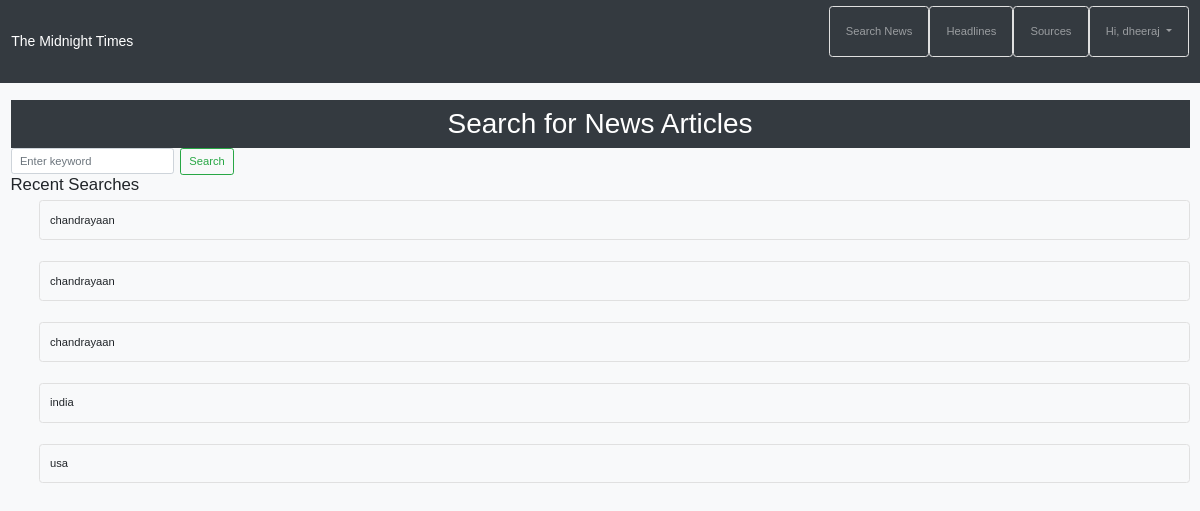
Before: /fetch-news/ (signed in) with the older database file.
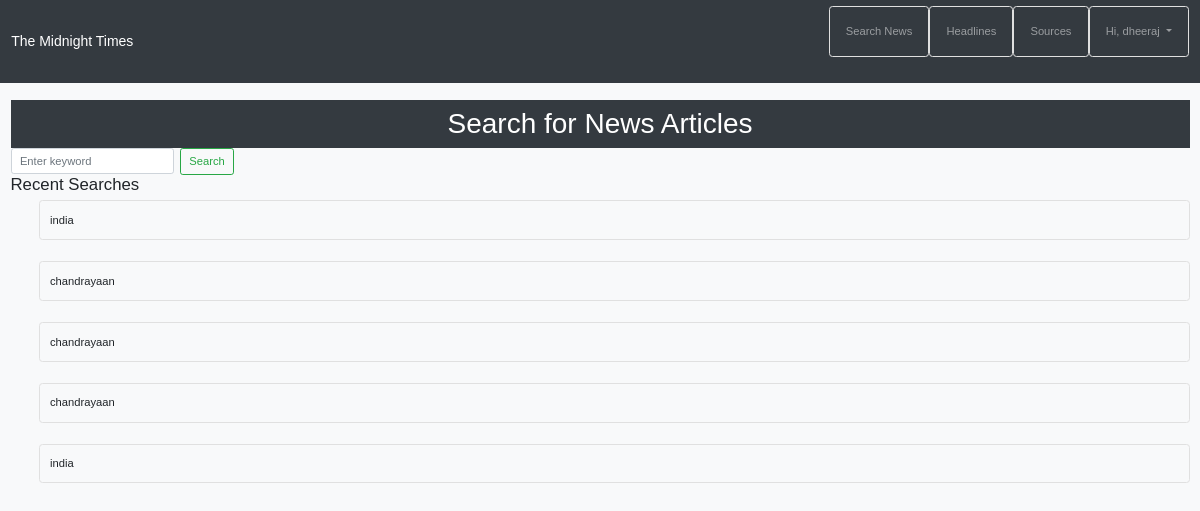
After: the same page with the newer database file.
### newsapp/models.py (models this page shows)
class UserSearch(models.Model):
    user = models.ForeignKey(User, null=True, on_delete=models.CASCADE)
    keyword = models.CharField(max_length=255)
    searched_at = models.DateTimeField(auto_now_add=True)

### newsapp/views.py (the view, shortened to what this page needs)
# urls.py: path('fetch-news/', views.fetch_news, name='fetch-news'),
@login_required(login_url='login')
def fetch_news(request):
    articles = []
    keyword = ""
    recent_searches = UserSearch.objects.order_by(
        '-searched_at')[:5]  # gets the last 10 searches
    return render(request, 'Search_news.html', {
        'articles': articles,
        'keyword': keyword,
        'recent_searches': recent_searches
    })

### newsapp/templates/Search_news.html (shortened to what this page needs)
{% extends 'base.html' %}
{% load static %}
{% block main-content %}
<body>
    <h1>Search for News Articles</h1>
    <form method="post" class="form-inline my-2 my-lg-0">
        <input class="form-control mr-sm-2" type="text" name="keyword" placeholder="Enter keyword" value="{{ keyword }}">
        <button class="btn btn-outline-success my-2 my-sm-0" type="submit">Search</button>
    </form>
    <aside>
        <h4>Recent Searches</h4>
        <ul>
            {% for search in recent_searches %}
                <li>{{ search.keyword }}</li>
            {% endfor %}
        </ul>
    </aside>
</body>
{% endblock main-content %}

### newsapp/templates/base.html (shortened to what this page needs)
<!DOCTYPE html>
<html lang="en">
    <head>
        <link rel="stylesheet" href="https://maxcdn.bootstrapcdn.com/bootstrap/4.5.2/css/bootstrap.min.css">
        {% load static %}
        <link rel="stylesheet" type="text/css" href="{% static 'newsapp/style.css' %}">
    </head>
    <body>
        <nav class="navbar navbar-expand-lg navbar-dark bg-dark">
            <a class="navbar-brand" href="{% url 'headlines' %}">The Midnight Times</a>
            <div class="collapse navbar-collapse" id="navbarNav">
                <ul class="navbar-nav ml-auto">
                    <li class="nav-item">
                        <a class="nav-link" href="{% url 'fetch-news' %}">Search News</a>
                    </li>
                    <li class="nav-item">
                        <a class="nav-link" href="{% url 'headlines' %}">Headlines</a>
                    </li>
                    <li class="nav-item">
                        <a class="nav-link" href="{% url 'sources' %}">Sources</a>
                    </li>
                    {% if user.is_authenticated %}
                    <li class="nav-item dropdown">
                        <a class="nav-link dropdown-toggle" href="#" id="navbarDropdown" role="button"
                            data-toggle="dropdown" aria-haspopup="true" aria-expanded="false">
                            Hi, {{ request.user.username }}
                        </a>
                    </li>
                    {% endif %}
                </ul>
            </div>
        </nav>
        <div class="container mt-4">
            {% block main-content %}{% endblock main-content %}
        </div>
    </body>
</html>

### newsapp/static/newsapp/style.css (style rules this page uses)
h1 { background-color: #343a40; color: white; padding: 10px; margin: 0; text-align: center; }
li { list-style-type: none; margin-bottom: 30px; border: 1px solid #e0e0e0; border-radius: 5px; padding: 15px; transition: background-color 0.3s; }
body { zoom: 70%; font-family: Arial, sans-serif; background-color: #f8f9fa; }
.container { margin-left: 0; max-width: 100%; }

Changed rows visible on the page:
no longer on this page (row unchanged): UserSearch: keyword "usa"
added UserSearch: keyword "india"
